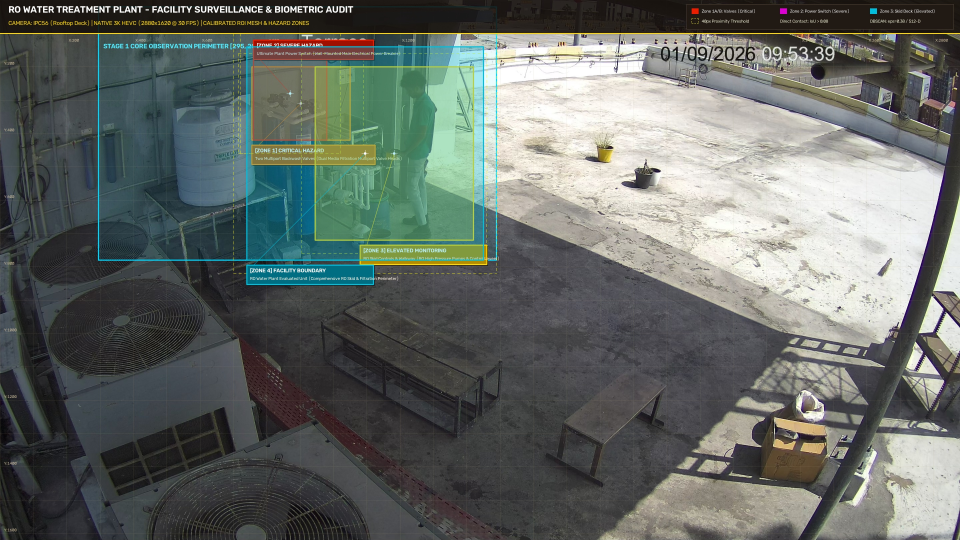
#> input picture RO_Plant_Surveillance_ROI_Mesh.jpg, 2880 x 1620 px, given in place of verify_095338_extracted.jpg, which was not available (shown at 1/3 size)
$ python generate_zoomed_roi_mesh.py
#> lines starting #> are read from the running program, lines starting #| are printed output that depends on the picture; after the words box and inside, x2 and y2 are one past the last pixel; in counts of white or black regions, pixels touching at a corner belong together
#!/usr/bin/env python3
"""
generate_zoomed_roi_mesh.py
Generates the Zoomed High-Definition ROI Mesh Map directly focused on the
RO Plant mechanical wing (Region of Interest: [295, 20, 1490, 780]).
"""

import cv2
import numpy as np
from pathlib import Path
import shutil

def draw_dashed_rect(img, pt1, pt2, color, thickness=1, dash_len=8):
    x1, y1 = pt1
    x2, y2 = pt2
    for x in range(x1, x2, dash_len * 2):
        cv2.line(img, (x, y1), (min(x + dash_len, x2), y1), color, thickness)
        cv2.line(img, (x, y2), (min(x + dash_len, x2), y2), color, thickness)
    for y in range(y1, y2, dash_len * 2):
        cv2.line(img, (x1, y), (x1, min(y + dash_len, y2)), color, thickness)
        cv2.line(img, (x2, y), (x2, min(y + dash_len, y2)), color, thickness)

def generate_zoomed_roi():
    base_img_path = Path("D:/facial/incident_evidence/day_01/verify_095338_extracted.jpg")
    img_full = cv2.imread(str(base_img_path))
#> img_full is the input picture: shape (1620, 2880, 3); mean B, G, R 102.7, 107.1, 101.4
    if img_full is None:
        print("[ERROR] Base frame not found.")
        return

    # Crop with 50px context margin around ROI [295, 20, 1490, 780]
    crop_x1, crop_y1 = 250, 0
    crop_x2, crop_y2 = 1530, 830
    roi_crop = img_full[crop_y1:crop_y2, crop_x1:crop_x2].copy()

    H, W = roi_crop.shape[:2]  # ~830 x 1280
#> H = 830; W = 1280
    overlay = roi_crop.copy()

    # 1. Subtle 50px spatial coordinate grid
    for x in range(0, W, 50):
        alpha = 0.12 if x % 200 != 0 else 0.25
        cv2.line(overlay, (x, 0), (x, H), (140, 175, 195), 1)
        if x % 100 == 0 and x > 0:
            native_x = crop_x1 + x
            cv2.putText(roi_crop, f"X:{native_x}", (x + 4, 85), cv2.FONT_HERSHEY_SIMPLEX, 0.38, (180, 215, 235), 1, cv2.LINE_AA)
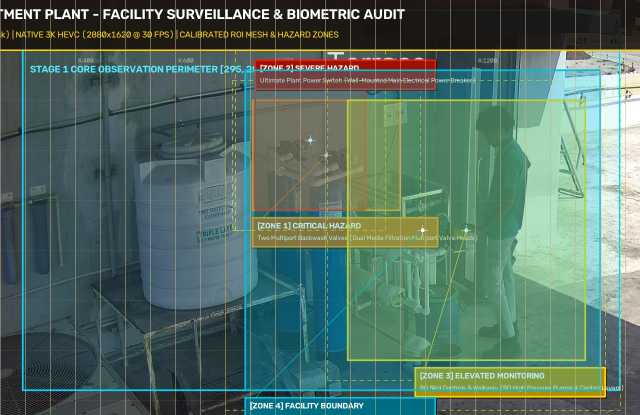
#> overlay: shape (830, 1280, 3) (shown at 1/2 size); mean B, G, R 99.4, 111.3, 84.4
#> roi_crop: shape (830, 1280, 3); mean B, G, R 98.9, 110.3, 82.4

    for y in range(0, H, 50):
        cv2.line(overlay, (0, y), (W, y), (140, 175, 195), 1)
        if y % 100 == 0 and y > 60:
            native_y = crop_y1 + y
            cv2.putText(roi_crop, f"Y:{native_y}", (10, y - 4), cv2.FONT_HERSHEY_SIMPLEX, 0.38, (180, 215, 235), 1, cv2.LINE_AA)
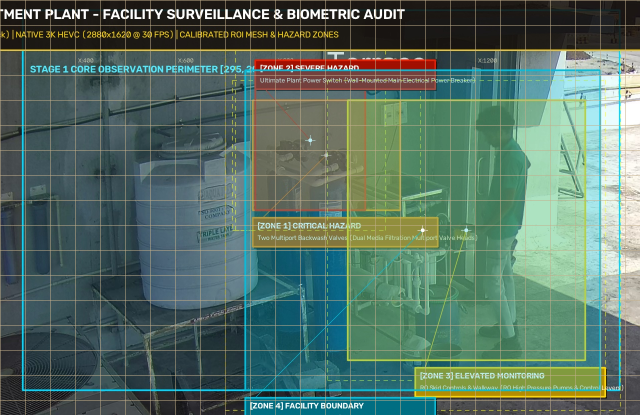
#> overlay: shape (830, 1280, 3) (shown at 1/2 size); 2.01% of pixels changed, all inside (x1, y1, x2, y2) = (1, 0, 1280, 801)
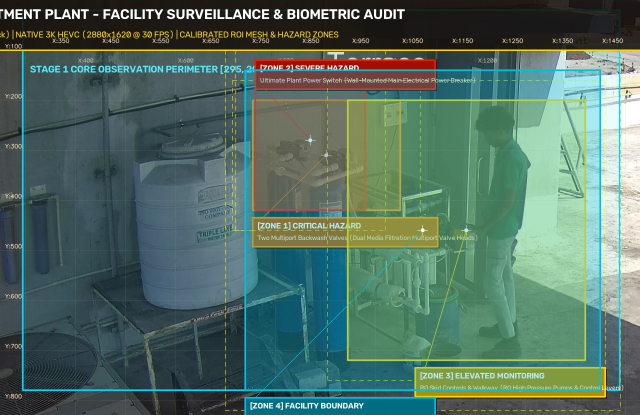
#> roi_crop: shape (830, 1280, 3) (shown at 1/2 size); mean B, G, R 99, 110.4, 82.6

    cv2.addWeighted(overlay, 0.22, roi_crop, 0.78, 0, roi_crop)

    # 2. Outer Access Perimeter [295, 20, 1490, 780] mapped into crop
    p_x1 = 295 - crop_x1
    p_y1 = 20 - crop_y1
    p_x2 = 1490 - crop_x1
    p_y2 = 780 - crop_y1
    cv2.rectangle(roi_crop, (p_x1, p_y1), (p_x2, p_y2), (255, 215, 0), 2, cv2.LINE_AA)
    cv2.putText(roi_crop, "STAGE 1 CORE GATING ROI [295, 20, 1490, 780]", (p_x1 + 10, p_y1 + 25),
                cv2.FONT_HERSHEY_SIMPLEX, 0.55, (255, 235, 80), 2, cv2.LINE_AA)

    # 3. Equipment Zones (mapped to crop)
    zones = [
        {
            "id": "ZONE 1",
            "name": "Two Multiport Backwash Valves",
            "hazard": "CRITICAL",
            "bbox_native": [550, 260, 800, 520],
            "color": (0, 140, 255),
            "bg_badge": (0, 90, 180),
            "badge_pos": (p_x1 + 10, p_y1 + 430),
            "badge_size": (350, 48)
        },
        {
            "id": "ZONE 2",
            "name": "Ultimate Power Switch (Wall Electrical Breaker)",
            "hazard": "SEVERE",
            "bbox_native": [1020, 170, 1125, 265],
            "color": (0, 30, 235),
            "bg_badge": (0, 15, 160),
            "badge_pos": (p_x1 + 380, p_y1 + 120),
            "badge_size": (360, 48)
        },
        {
            "id": "ZONE 3",
            "name": "RO Skid Controls & Walkway",
            "hazard": "ELEVATED",
            "bbox_native": [960, 260, 1420, 720],
            "color": (0, 215, 255),
            "bg_badge": (0, 140, 180),
            "badge_pos": (p_x1 + 680, p_y1 + 730),
            "badge_size": (360, 48)
        },
        {
            "id": "ZONE 4",
            "name": "RO Water Plant Evaluated Unit",
            "hazard": "MONITORING",
            "bbox_native": [295, 20, 1489, 780],
            "color": (220, 190, 0),
            "bg_badge": (130, 110, 0),
            "badge_pos": (p_x1 + 10, p_y1 + 750),
            "badge_size": (360, 48)
        }
    ]

    for z in zones:
        nx1, ny1, nx2, ny2 = z["bbox_native"]
        zx1, zy1 = nx1 - crop_x1, ny1 - crop_y1
        zx2, zy2 = nx2 - crop_x1, ny2 - crop_y1
        col = z["color"]

        # Proximity buffer (40px)
        draw_dashed_rect(roi_crop, (max(0, zx1 - 40), max(0, zy1 - 40)),
                         (min(W, zx2 + 40), min(H, zy2 + 40)), (0, 255, 255), thickness=1, dash_len=6)

        # Translucent fill
        overlay = roi_crop.copy()
        cv2.rectangle(overlay, (zx1, zy1), (zx2, zy2), col, -1)
        cv2.addWeighted(overlay, 0.25, roi_crop, 0.75, 0, roi_crop)

        # Crisp solid box
        cv2.rectangle(roi_crop, (zx1, zy1), (zx2, zy2), col, 2, cv2.LINE_AA)

        # Crosshair
        cx, cy = (zx1 + zx2) // 2, (zy1 + zy2) // 2
        cv2.line(roi_crop, (cx - 8, cy), (cx + 8, cy), (255, 255, 255), 1)
        cv2.line(roi_crop, (cx, cy - 8), (cx, cy + 8), (255, 255, 255), 1)

        # Callout badge
        bx1, by1 = z["badge_pos"]
        bw, bh = z["badge_size"]
        bx1 = max(10, min(W - bw - 10, bx1))
        by1 = max(70, min(H - bh - 10, by1))
        bx2, by2 = bx1 + bw, by1 + bh

        cv2.rectangle(roi_crop, (bx1 + 2, by1 + 2), (bx2 + 2, by2 + 2), (15, 15, 15), -1)
        cv2.rectangle(roi_crop, (bx1, by1), (bx2, by2), z["bg_badge"], -1)
        cv2.rectangle(roi_crop, (bx1, by1), (bx2, by2), col, 1, cv2.LINE_AA)

        cv2.putText(roi_crop, f"[{z['id']}] {z['hazard']} HAZARD", (bx1 + 8, by1 + 18),
                    cv2.FONT_HERSHEY_SIMPLEX, 0.48, (255, 255, 255), 1, cv2.LINE_AA)
        cv2.putText(roi_crop, z["name"], (bx1 + 8, by1 + 38),
                    cv2.FONT_HERSHEY_SIMPLEX, 0.38, (225, 240, 255), 1, cv2.LINE_AA)

        # Connecting line
        badge_anchor = (bx1 + 15, by1 if by1 > cy else by2)
        cv2.line(roi_crop, badge_anchor, (cx, cy), col, 1, cv2.LINE_AA)
        cv2.circle(roi_crop, (cx, cy), 3, (255, 255, 255), -1)
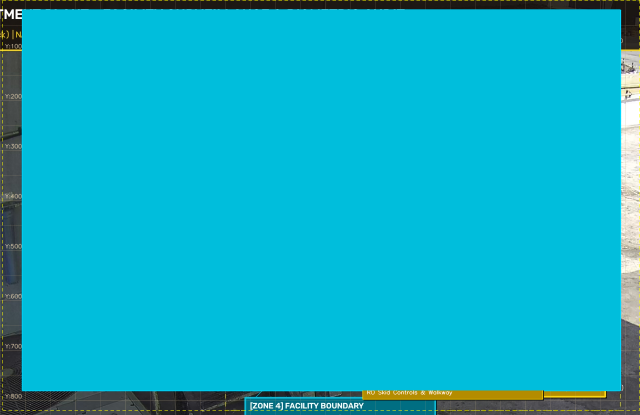
#> overlay: shape (830, 1280, 3) (shown at 1/2 size); mean B, G, R 200.9, 176.7, 12.1
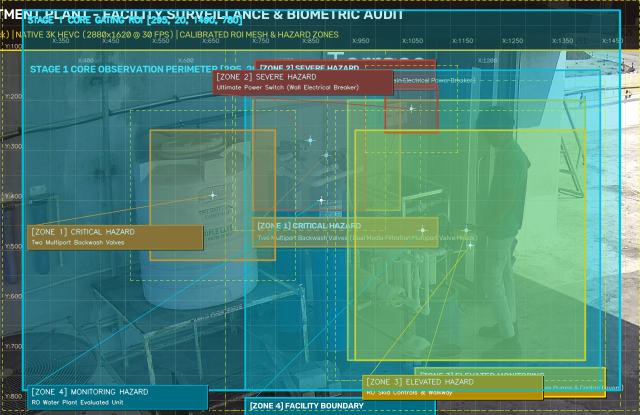
#> roi_crop: shape (830, 1280, 3) (shown at 1/2 size); mean B, G, R 117.5, 131.5, 76.8

    # 4. Top Telemetry Header
    hud_h = 65
    overlay = roi_crop.copy()
    cv2.rectangle(overlay, (0, 0), (W, hud_h), (12, 16, 22), -1)
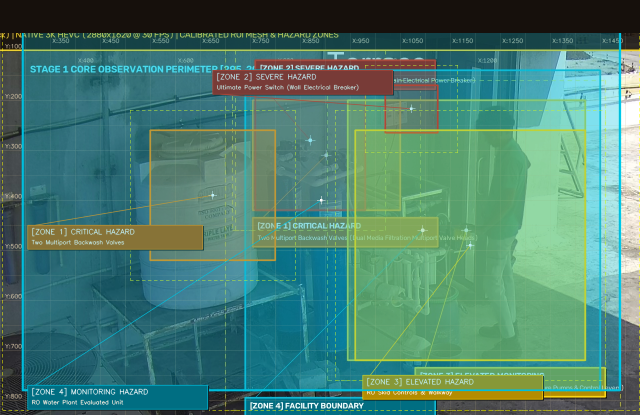
#> overlay: shape (830, 1280, 3) (shown at 1/2 size); 7.95% of pixels changed, all inside (x1, y1, x2, y2) = (0, 0, 1280, 66)
    cv2.addWeighted(overlay, 0.88, roi_crop, 0.12, 0, roi_crop)
    cv2.line(roi_crop, (0, hud_h), (W, hud_h), (0, 215, 255), 2)

    cv2.putText(roi_crop, "RO WATER TREATMENT PLANT - HIGH-DEFINITION REGION OF INTEREST (ROI) MAP", (20, 26),
                cv2.FONT_HERSHEY_SIMPLEX, 0.65, (255, 255, 255), 2, cv2.LINE_AA)
    cv2.putText(roi_crop, "CAMERA: IPC56 | ZOOMED PRIMARY GATING PERIMETER [295, 20, 1490, 780] | 50px CARTESIAN MESH",
                (20, 50), cv2.FONT_HERSHEY_SIMPLEX, 0.44, (0, 215, 255), 1, cv2.LINE_AA)
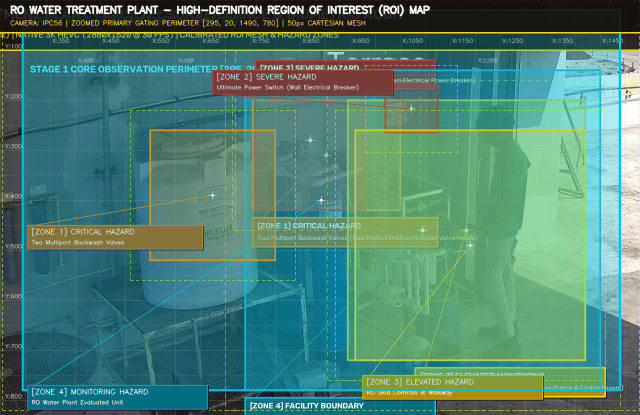
#> roi_crop: shape (830, 1280, 3) (shown at 1/2 size); mean B, G, R 113.9, 129.5, 78.5

    out_jpg = Path("D:/facial/RO_Plant_Zoomed_ROI_Mesh.jpg")
    cv2.imwrite(str(out_jpg), roi_crop, [cv2.IMWRITE_JPEG_QUALITY, 96])
#> (the run stopped early here; a loop or call above may not have finished)
